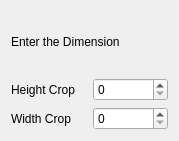
         <widget class="QWidget" name="layoutWidget">
          <property name="geometry">
           <rect>
            <x>420</x>
            <y>520</y>
            <width>179</width>
            <height>141</height>
           </rect>
          </property>
          <layout class="QVBoxLayout" name="verticalLayout_7">
           <item>
            <widget class="QLabel" name="cropped_dims">
             <property name="text">
              <string>Enter the Dimension</string>
             </property>
            </widget>
           </item>
           <item>
            <layout class="QHBoxLayout" name="horizontalLayout_6">
             <item>
              <widget class="QLabel" name="Hight_crop">
               <property name="text">
                <string>Height Crop</string>
               </property>
              </widget>
             </item>
             <item>
              <widget class="QSpinBox" name="heightInput">
               <property name="maximum">
                <number>500</number>
               </property>
              </widget>
             </item>
            </layout>
           </item>
           <item>
            <layout class="QHBoxLayout" name="horizontalLayout_5">
             <item>
              <widget class="QLabel" name="Width_crop">
               <property name="text">
                <string>Width Crop</string>
               </property>
              </widget>
             </item>
             <item>
              <widget class="QSpinBox" name="widthInput">
               <property name="maximum">
                <number>500</number>
               </property>
              </widget>
             </item>
            </layout>
           </item>
          </layout>
         </widget>
